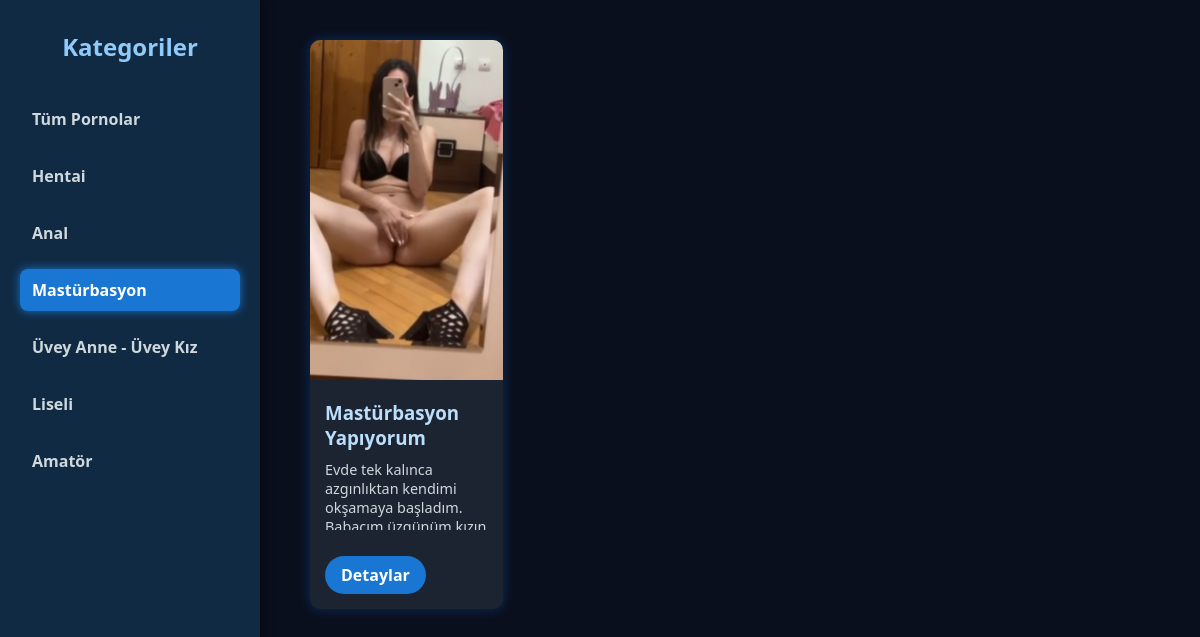
Screenshot of /category/3/ with the database file from the repository.
### porno/models.py (models this page shows, shortened)
class PornCategory(models.Model):
    name = models.CharField(max_length=100)

class PornVideo(models.Model):
    title = models.CharField(max_length=255)
    description = models.TextField(blank=True, null=True)
    poster = models.ImageField(upload_to='posters/', blank=True, null=True)
    video_url = models.URLField(blank=True, null=True)  # tüm video linkleri buraya
    external_id = models.CharField(max_length=50, blank=True, null=True)
    upload_date = models.DateTimeField(auto_now_add=True)
    category = models.ForeignKey(PornCategory, on_delete=models.CASCADE)

### porno/views.py (the view)
# urls.py: path('category/<int:category_id>/', views.category_videos, name='category_videos'),
def category_videos(request, category_id):
    categories = PornCategory.objects.all()
    category = get_object_or_404(PornCategory, id=category_id)
    videos = PornVideo.objects.filter(category=category)
    return render(request, 'pornomovie/home.html', {
        'videos': videos,
        'category': category,
        'categories': categories,
        "secili_kategori": category
    })

### porno/templates/pornomovie/home.html (shortened to what this page needs)
<!DOCTYPE html>
<html lang="tr">
<head>
</head>
<body>
  <nav class="sidebar">
    <h2>Kategoriler</h2>
    <a href="{% url 'home' %}" class="{% if not secili_kategori %}active{% endif %}">Tüm Pornolar</a>
    {% for category in categories %}
      <a href="{% url 'category_videos' category.id %}" class="{% if secili_kategori and secili_kategori.id == category.id %}active{% endif %}">
        {{ category.name }}
      </a>
    {% endfor %}
  </nav>
  <main class="main-content">
    <div class="grid">
      {% for video in videos %}
      <div class="card">
        <img src="{{ video.poster.url }}" alt="{{ video.title }}">
        <div class="card-content">
          <h3>{{ video.title }}</h3>
          <p>{{ video.description|truncatechars:100 }}</p>
          <a href="{% url 'porno_detail' video.id %}">Detaylar</a>
        </div>
      </div>
      {% endfor %}
    </div>
  </main>
</body>
</html>

### porno/templates/pornomovie/home.html (style rules this page uses)
body { margin: 0; background: #0a0f1d; color: #fff; font-family: 'Segoe UI', sans-serif; display: flex; min-height: 100vh; }
.sidebar { width: 220px; background: #102a43; padding: 30px 20px; box-shadow: 2px 0 10px rgba(0, 0, 0, 0.6); display: flex; flex-direction: column; gap: 15px; position: fixed; height: 100vh; overflow-y: auto; }
.sidebar h2 { margin: 0 0 20px 0; color: #90caf9; font-size: 1.5rem; font-weight: 700; text-align: center; user-select: none; }
.sidebar a { color: #cfd8dc; text-decoration: none; font-weight: 600; padding: 10px 12px; border-radius: 8px; transition: background-color 0.3s ease; user-select: none; }
.sidebar a:hover, .sidebar a.active { background-color: #1976d2; color: white; box-shadow: 0 0 10px #1976d2; }
.main-content { margin-left: 280px; padding: 40px 30px; flex-grow: 1; }
.grid { display: grid; grid-template-columns: repeat(4, 1fr); gap: 30px; justify-content: start; }
.card { background: #1c2331; border-radius: 10px; overflow: hidden; box-shadow: 0 0 12px rgba(0, 123, 255, 0.3); transition: transform 0.2s ease; width: 100%; max-width: 420px; margin: 0 auto; }
.card img { width: 100%; height: 340px; object-fit: cover; }
.card-content { padding: 15px; }
.card-content h3 { margin: 0; color: #bbdefb; }
.card-content p { margin-top: 10px; font-size: 0.9rem; color: #cfd8dc; max-height: 70px; overflow: hidden; }
.card-content a { display: inline-block; margin-top: 12px; background: #1976d2; padding: 8px 16px; border-radius: 30px; text-decoration: none; color: white; font-weight: bold; }

### rows the page displays
PornCategory: name "Hentai"
PornCategory: name "Anal"
PornCategory: name "Mastürbasyon"
PornCategory: name "Üvey Anne - Üvey Kız"
PornCategory: name "Liseli"
PornCategory: name "Amatör"
PornVideo: poster (picture), title "Mastürbasyon Yapıyorum", description "Evde tek kalınca azgınlıktan kendimi okşamaya başladım.…"
